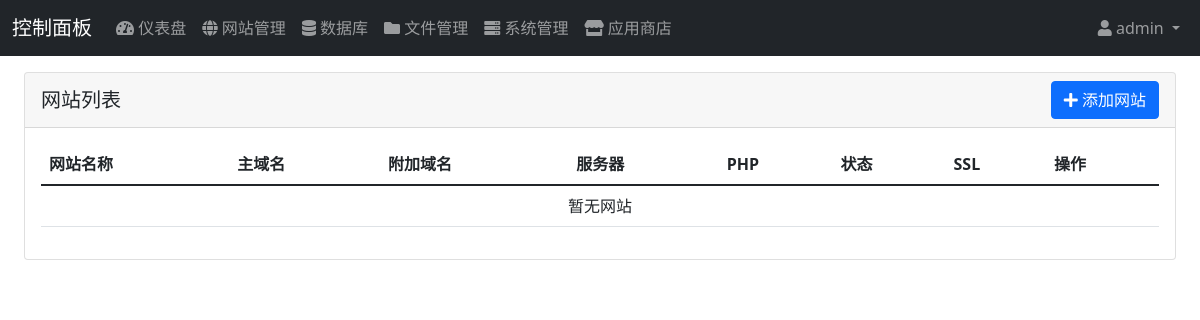
The page /websites/ (signed in) on the database as committed earlier.
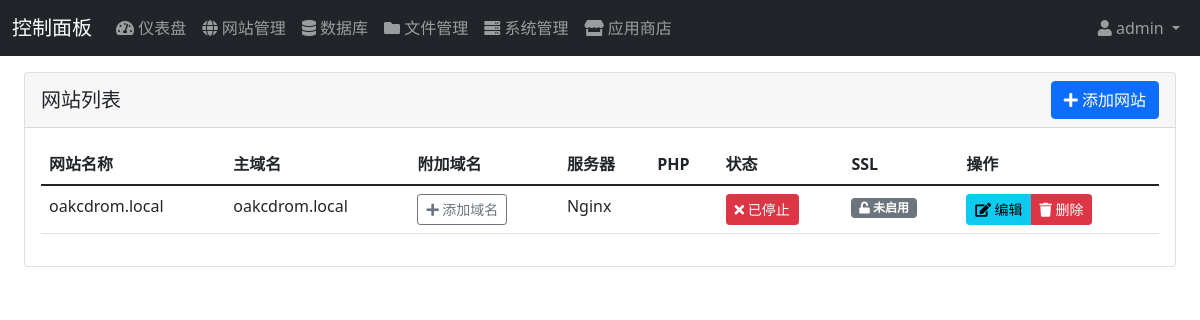
The same page on the database as committed later.
### websites/models.py (models this page shows, shortened)
class Website(models.Model):
    SERVER_TYPES = (
        ('nginx', 'Nginx'),
        ('apache', 'Apache'),
    )
    user = models.ForeignKey(
        User,
        on_delete=models.CASCADE,
        null=True,  # 允许为空
        default=1,  # 设置默认值为ID为1的用户
        verbose_name='用户'
    )
    name = models.CharField(_('网站名称'), max_length=100)
    domain = models.CharField(max_length=100, unique=True, verbose_name='域名')
    server_type = models.CharField(
        _('服务器类型'),
        max_length=10,
        choices=SERVER_TYPES,
        default='nginx'
    )
    php_version = models.CharField(max_length=10, blank=True, null=True, verbose_name='PHP版本')
    status = models.BooleanField(_('运行状态'), default=False)
    ssl_enabled = models.BooleanField(_('SSL状态'), default=False)
    created_at = models.DateTimeField(auto_now_add=True)
    updated_at = models.DateTimeField(auto_now=True)
    port = models.IntegerField(default=80, verbose_name='端口')
    path = models.CharField(max_length=255, blank=True, null=True, verbose_name='网站路径')
    class Meta:
        verbose_name = _('网站')
        verbose_name_plural = _('网站')
        ordering = ['-created_at']

### websites/views.py (the view)
# urls.py: path('', views.website_list, name='website_list'),
@login_required
def website_list(request):
    websites = Website.objects.all()
    return render(request, 'websites/list.html', {'websites': websites})

### templates/websites/list.html (shortened to what this page needs)
{% extends "base.html" %}
{% block content %}
<div class="container-fluid">
    <div class="row">
        <div class="col-12">
            <div class="card">
                <div class="card-header d-flex justify-content-between align-items-center">
                    <h5 class="card-title mb-0">网站列表</h5>
                    <a href="{% url 'website_create' %}" class="btn btn-primary">
                        <i class="fas fa-plus"></i> 添加网站
                    </a>
                </div>
                <div class="card-body">
                    <div class="table-responsive">
                        <table class="table">
                            <thead>
                                <tr>
                                    <th>网站名称</th>
                                    <th>主域名</th>
                                    <th>附加域名</th>
                                    <th>服务器</th>
                                    <th>PHP</th>
                                    <th>状态</th>
                                    <th>SSL</th>
                                    <th>操作</th>
                                </tr>
                            </thead>
                            <tbody>
                                {% for website in websites %}
                                <tr>
                                    <td>{{ website.name }}</td>
                                    <td>{{ website.domain }}</td>
                                    <td>
                                        <a href="{% url 'domain_add' website.id %}" class="btn btn-sm btn-outline-secondary">
                                            <i class="fas fa-plus"></i> 添加域名
                                        </a>
                                    </td>
                                    <td>{{ website.get_server_type_display }}</td>
                                    <td>{{ website.get_php_version_display }}</td>
                                    <td>
                                        <form method="post" action="{% url 'website_toggle' website.id %}" style="display: inline;">
                                            <button type="submit" class="btn btn-sm {% if website.status %}btn-success{% else %}btn-danger{% endif %}">
                                                {% if website.status %}
                                                <i class="fas fa-check"></i> 运行中
                                                {% else %}
                                                <i class="fas fa-times"></i> 已停止
                                                {% endif %}
                                            </button>
                                        </form>
                                    </td>
                                    <td>
                                        <span class="badge {% if website.ssl_enabled %}bg-success{% else %}bg-secondary{% endif %}">
                                            {% if website.ssl_enabled %}
                                            <i class="fas fa-lock"></i> 已启用
                                            {% else %}
                                            <i class="fas fa-unlock"></i> 未启用
                                            {% endif %}
                                        </span>
                                    </td>
                                    <td>
                                        <div class="btn-group">
                                            <a href="{% url 'website_edit' website.id %}" class="btn btn-sm btn-info">
                                                <i class="fas fa-edit"></i> 编辑
                                            </a>
                                            <a href="{% url 'website_delete' website.id %}" class="btn btn-sm btn-danger">
                                                <i class="fas fa-trash"></i> 删除
                                            </a>
                                        </div>
                                    </td>
                                </tr>
                                {% empty %}
                                <tr>
                                    <td colspan="8" class="text-center">暂无网站</td>
                                </tr>
                                {% endfor %}
                            </tbody>
                        </table>
                    </div>
                </div>
            </div>
        </div>
    </div>
</div>
{% endblock %}

### templates/base.html (shortened to what this page needs)
<!DOCTYPE html>
<html lang="zh-CN">
<head>
    <link href="https://cdn.jsdelivr.net/npm/bootstrap@5.1.3/dist/css/bootstrap.min.css" rel="stylesheet">
    <link href="https://cdn.jsdelivr.net/npm/@fortawesome/fontawesome-free@5.15.4/css/all.min.css" rel="stylesheet">
</head>
<body>
    <nav class="navbar navbar-expand-lg navbar-dark bg-dark">
        <div class="container-fluid">
            <a class="navbar-brand" href="{% url 'dashboard' %}">控制面板</a>
            <div class="collapse navbar-collapse" id="navbarNav">
                <ul class="navbar-nav">
                    <li class="nav-item">
                        <a class="nav-link" href="{% url 'dashboard' %}">
                            <i class="fas fa-tachometer-alt"></i> 仪表盘
                        </a>
                    </li>
                    <li class="nav-item">
                        <a class="nav-link" href="{% url 'website_list' %}">
                            <i class="fas fa-globe"></i> 网站管理
                        </a>
                    </li>
                    <li class="nav-item">
                        <a class="nav-link" href="{% url 'database_list' %}">
                            <i class="fas fa-database"></i> 数据库
                        </a>
                    </li>
                    <li class="nav-item">
                        <a class="nav-link" href="{% url 'file_manager' %}">
                            <i class="fas fa-folder"></i> 文件管理
                        </a>
                    </li>
                    <li class="nav-item">
                        <a class="nav-link" href="{% url 'system_status' %}">
                            <i class="fas fa-server"></i> 系统管理
                        </a>
                    </li>
                    <li class="nav-item">
                        <a class="nav-link" href="{% url 'app_store' %}">
                            <i class="fas fa-store"></i> 应用商店
                        </a>
                    </li>
                </ul>
                <ul class="navbar-nav ms-auto">
                    {% if user.is_authenticated %}
                    <li class="nav-item dropdown">
                        <a class="nav-link dropdown-toggle" href="#" id="navbarDropdown" role="button" data-bs-toggle="dropdown">
                            <i class="fas fa-user"></i> {{ user.username }}
                        </a>
                    </li>
                    {% else %}
                    <li class="nav-item">
                        <a class="nav-link" href="{% url 'login' %}">登录</a>
                    </li>
                    {% endif %}
                </ul>
            </div>
        </div>
    </nav>
    <div class="container-fluid py-3">
        {% block content %}{% endblock %}
    </div>
</body>
</html>

Rows that differ between the two databases and show on the page:
added Website: name "oakcdrom.local", domain "oakcdrom.local", server_type "Nginx", status False (drawn), ssl_enabled False (drawn)
Other text that changed with them:
text no longer shown: "暂无网站"
